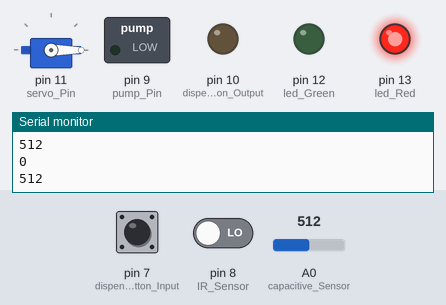
The sketch below on a simulated Arduino Uno, built with avr-gcc and run on an emulated ATmega328P. On the bench: servo, switched loads named in the sketch (green lamp = pin HIGH), output pins drawn as LEDs (lit = HIGH), the last lines printed to the serial monitor. The inputs (shaded band) are chosen by the test bench; at power-on: A0 (capacitive_Sensor) = 512, pin 8 (IR_Sensor) LOW, pin 7 (dispense_Button_Input) LOW.

Above: at 1.2 s.
1.3 s: A0 (capacitive_Sensor) set to 110
2.8 s: A0 (capacitive_Sensor) set to 96
At 3.6 s:
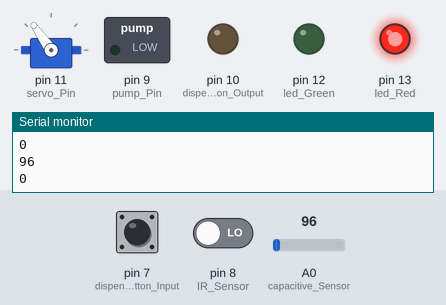
10.3 s: pin 8 (IR_Sensor) driven HIGH
At 12.0 s:
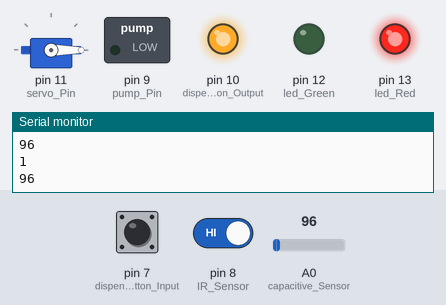
12.3 s: pin 8 (IR_Sensor) driven LOW
At 13.2 s:
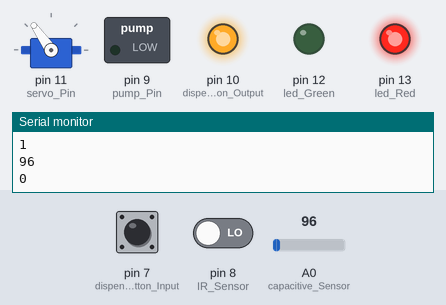
Timing chart, 0 to 14.8 s (numbered marks = the images above; inputs shaded):
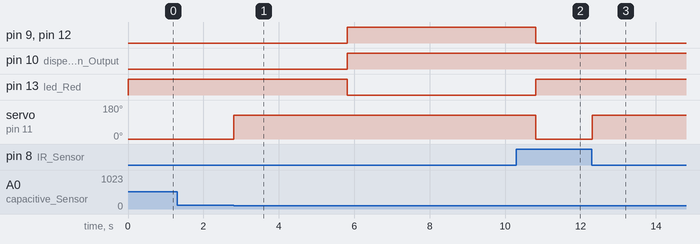

Measured:
- the behaviour switches between 101 and 100 on A0 (capacitive_Sensor) (found by bisection; images 0 and 1)
- after the input at 2.8 s, pin 9 (pump_Pin), pin 10 (dispense_Button_Output), pin 12 (led_Green): LOW → HIGH after 3.0 s; pin 13 (led_Red): HIGH → LOW after 3.0 s; servo on pin 11 (servo_Pin): 0° → 125° at once
- after the input at 10.3 s, servo on pin 11 (servo_Pin): 125° → 0° after 0.51 s
- after the input at 12.3 s, servo on pin 11 (servo_Pin): 0° → 125° at once

The sketch:

Water_Dispsenser_RVM.ino
```cpp
#include <Servo.h>

//Variables used to declare pinOuts and pinIns; Important for code adaptability and stops me from going mad
const byte led_Red = 13; //I wonder what this could possibly be for
const byte led_Green = 12; //I wonder what this could possibly be for
const byte capacitive_Sensor = A0; //Take input from capacitive sensor; Detects if object is there or not
const byte servo_Pin = 11; //Motor for gate when object is inserted
const byte dispense_Button_Output = 10; //Activates button that will turn on the pump when pressed
const byte pump_Pin = 9; //Pump
const byte IR_Sensor = 8; //Out pin of IR Sensor
const byte dispense_Button_Input = 7; //Checks if button is pressed

//Macros used in functions
const int prox_Threshold = 100; //Change this to calibrate how sensitive you need the sensor to be
const int dispense_Amt = 5000; //Change this to however much you want it to wait before it stops dispensing water
const int close_Angle = 0; //Change this to change how much the servo motor closes
const int open_Angle = 125; //Change this to change how much the servo motor opens

//Variables used for logic and automation
int proximity = 0; //How close is the object and how much does it disrupt the electric field?
int IR_Sens = false; //Is the IR sensor detecting an object?
bool ready_Dispense = false; //Is it ready to dispense?
bool dispense_Query = false; //Should it be dispensing now?
bool object_Inserted = false; //Is there an object?

Servo servo; //DO NOT DELETE THIS LINE OF CODE EVERYTHING BREAKS WITHOUT IT FSR

void setup() {

  pinMode(led_Red, OUTPUT);
  pinMode(led_Green, OUTPUT);
  pinMode(pump_Pin, OUTPUT);
  pinMode(dispense_Button_Output, OUTPUT);
  pinMode(dispense_Button_Input, INPUT);
  pinMode(capacitive_Sensor, INPUT);
  pinMode(IR_Sensor, INPUT);

  digitalWrite(led_Green, LOW);
  digitalWrite(led_Red, HIGH);
  digitalWrite(pump_Pin, LOW);

  servo.attach(servo_Pin);
  servo.write(close_Angle);

  Serial.begin(9600);
}

void loop() {

  proximity = analogRead(capacitive_Sensor); //Checks if object is inserted
  IR_Sens = (digitalRead(IR_Sensor) != 0); //Check if object is stopping the IR waves from returning to the sensor
  Serial.println(proximity);
  Serial.println(IR_Sens);
  if (proximity <= prox_Threshold && IR_Sens == false) //Replace && with || if its supposed to be the capacitive sensor OR ir detects an object, not AND
  {
    object_Inserted = true; //If object detected then tell arduino there is object
  } else {
    object_Inserted = false; //If object not detected then tell arduino there is no object
  }
  if (object_Inserted) {
    servo.write(open_Angle); //Open hatch
    delay(3000); //Delay for object to fall in
    ready_Dispense = true; //Indicate that it has accepted a viable plastic bottle

  } else {
    servo.write(close_Angle); //Close hatch
  }

  if (ready_Dispense) {
    digitalWrite(led_Green, HIGH); //I wonder what this could possibly be for
    digitalWrite(led_Red, LOW); //I wonder what this could possibly be for
    digitalWrite(dispense_Button_Output, HIGH); //Activate button that will power pump when pressed
    dispense_Query = !digitalRead(dispense_Button_Input); //Check if button is pressed; Reverse because arduino reads button pressed as 0 instead of 1 for some reason
    if (dispense_Query) {
      digitalWrite(pump_Pin, HIGH); //Turn on pump
      delay(dispense_Amt); ///Wait until x amt of time has passed
      digitalWrite(pump_Pin, LOW); //Turn off pump
      ready_Dispense = false; //Tell machine that it has used up it's one time dispense ticket
      digitalWrite(led_Green, LOW); //I wonder what this could possibly be for
      digitalWrite(led_Red, HIGH); //I wonder what this could possibly be for
    }
  }

}
```
